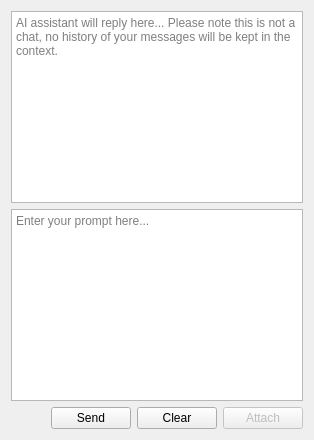
      <widget class="QWidget" name="aiTab">
       <attribute name="title">
        <string>Ask AI</string>
       </attribute>
       <attribute name="toolTip">
        <string>Here you can send a message to Gemini and ask for it's input</string>
       </attribute>
       <layout class="QGridLayout" name="gridLayout_2">
        <item row="0" column="0">
         <widget class="QTextBrowser" name="textBrowser">
          <property name="placeholderText">
           <string>AI assistant will reply here... Please note this is not a chat, no history of your messages will be kept in the context.</string>
          </property>
          <property name="openExternalLinks">
           <bool>true</bool>
          </property>
         </widget>
        </item>
        <item row="1" column="0">
         <layout class="QVBoxLayout" name="verticalLayout_5">
          <item>
           <widget class="QTextEdit" name="textEdit">
            <property name="sizePolicy">
             <sizepolicy hsizetype="Expanding" vsizetype="Minimum">
              <horstretch>0</horstretch>
              <verstretch>0</verstretch>
             </sizepolicy>
            </property>
            <property name="tabChangesFocus">
             <bool>true</bool>
            </property>
            <property name="placeholderText">
             <string>Enter your prompt here...</string>
            </property>
           </widget>
          </item>
          <item>
           <layout class="QHBoxLayout" name="horizontalLayout">
            <item>
             <spacer name="horizontalSpacer">
              <property name="orientation">
               <enum>Qt::Orientation::Horizontal</enum>
              </property>
              <property name="sizeHint" stdset="0">
               <size>
                <width>40</width>
                <height>20</height>
               </size>
              </property>
             </spacer>
            </item>
            <item>
             <widget class="QPushButton" name="send_msg_to_ai_btn">
              <property name="text">
               <string>Send</string>
              </property>
             </widget>
            </item>
            <item>
             <widget class="QPushButton" name="clear_prompt_btn">
              <property name="text">
               <string>Clear</string>
              </property>
             </widget>
            </item>
            <item>
             <widget class="QPushButton" name="attach_ai_btn">
              <property name="enabled">
               <bool>false</bool>
              </property>
              <property name="text">
               <string>Attach</string>
              </property>
             </widget>
            </item>
           </layout>
          </item>
         </layout>
        </item>
       </layout>
      </widget>
